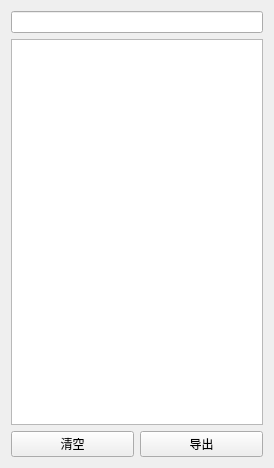
<?xml version="1.0" encoding="UTF-8"?>
<ui version="4.0">
 <class>History</class>
 <widget class="QWidget" name="History">
  <property name="geometry">
   <rect>
    <x>0</x>
    <y>0</y>
    <width>274</width>
    <height>468</height>
   </rect>
  </property>
  <property name="windowTitle">
   <string>历史记录</string>
  </property>
  <layout class="QGridLayout" name="gridLayout">
   <item row="0" column="0" colspan="2">
    <widget class="QLineEdit" name="lineEdit"/>
   </item>
   <item row="1" column="0" colspan="2">
    <widget class="QListView" name="listView">
     <property name="editTriggers">
      <set>QAbstractItemView::NoEditTriggers</set>
     </property>
     <property name="alternatingRowColors">
      <bool>true</bool>
     </property>
    </widget>
   </item>
   <item row="2" column="0">
    <widget class="QPushButton" name="button_clear">
     <property name="text">
      <string>清空</string>
     </property>
    </widget>
   </item>
   <item row="2" column="1">
    <widget class="QPushButton" name="button_export">
     <property name="text">
      <string>导出</string>
     </property>
    </widget>
   </item>
  </layout>
 </widget>
 <resources/>
 <connections/>
</ui>
